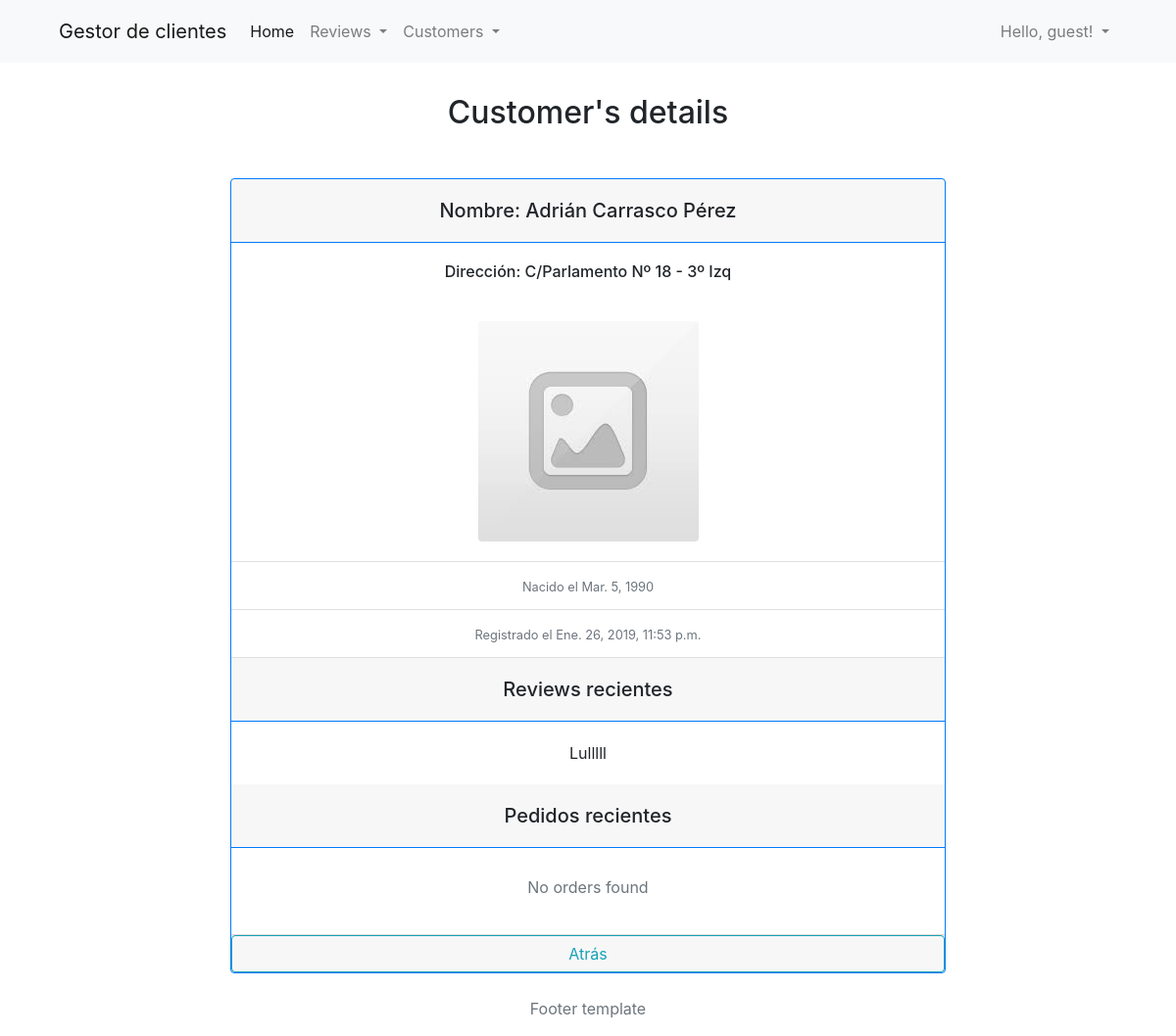
The app's page /cliente/clientes/1/adrian-carrasco-perez/, older data.
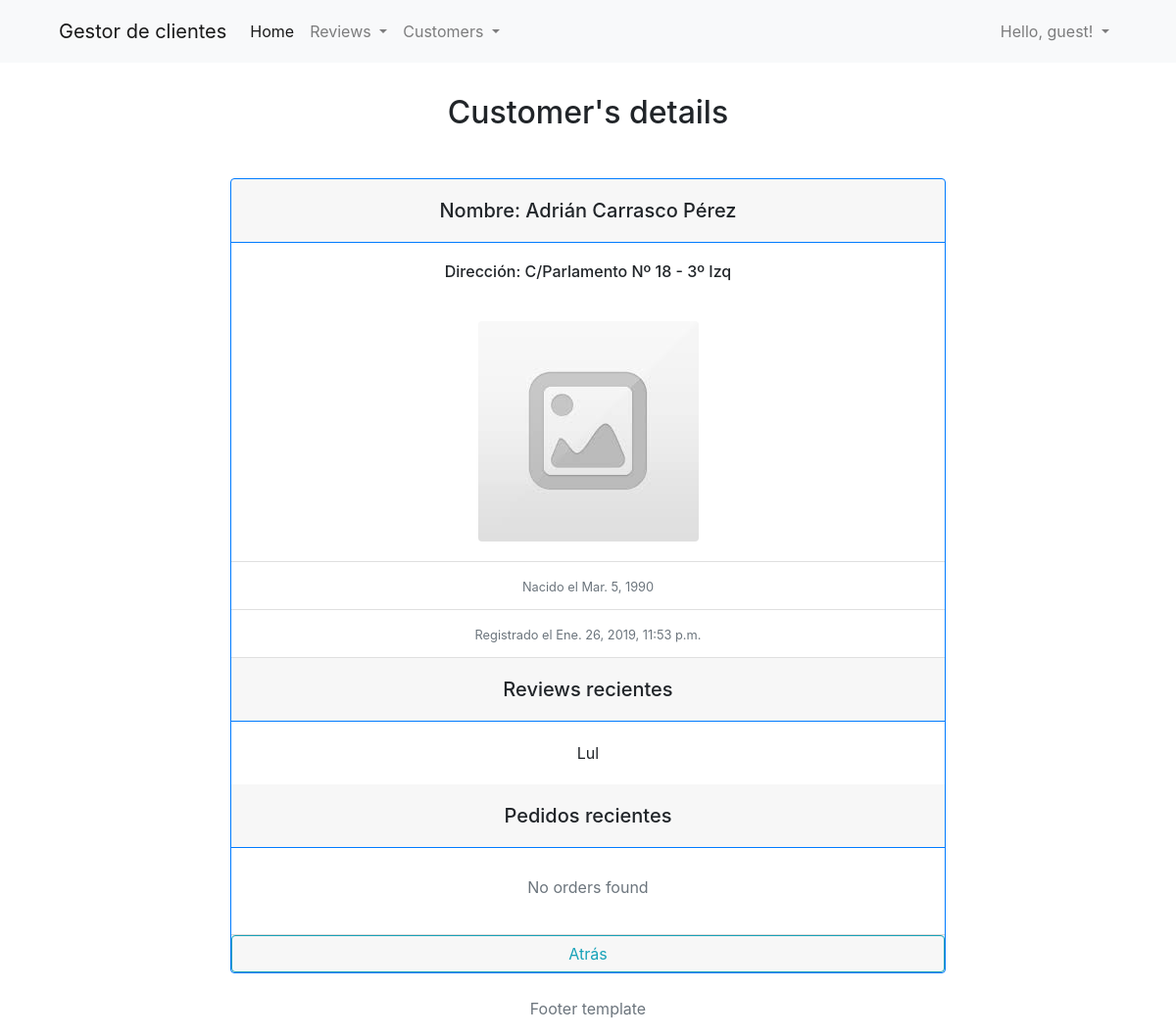
The same page, newer data.
### gestion_clientes/models.py (models this page shows, shortened)
class Review(models.Model):
    title = models.CharField(max_length = 40, verbose_name = "Título")
    content = models.TextField(max_length = 400, verbose_name = "Contenido")
    published = models.DateTimeField(auto_now_add = True, verbose_name = "Fecha de publicación")
    valoration = models.IntegerField(validators=[MinValueValidator(0), MaxValueValidator(5)], verbose_name = "Valoración")
    edited = models.DateTimeField(auto_now = True, verbose_name = "Fecha de edición")
    author = models.ForeignKey(Customer, on_delete = models.CASCADE, verbose_name = "Escrito por", related_name= "reviews", null = True, blank = True)
    class Meta:
        verbose_name = "Opinión"
        verbose_name_plural = "Opiniones"
        ordering = ("title", "published", "edited", "valoration")

### gestion_clientes/views.py (the view)
# urls.py: path('clientes/<int:pk>/<slug:slug>/', CustomerDetailsPage.as_view(), name = "customerDetails"),
class CustomerDetailsPage(DetailView):
    model = Customer
    template_name = "clientes/details.html"
    context_object_name = "customer"

### gestion_clientes/models.py (called while the page is built)
    @property
    def fullname(self):
        return "{} {} {}".format(self.name, self.middlename, self.lastname)

### gestion_clientes/templates/clientes/details.html (shortened to what this page needs)
{% extends 'base/base.html' %}
{% load static %}
{% block css %}
<link rel="stylesheet" type="text/css" href="{% static 'clientes/css/details.css' %}">
{% endblock css %}
{% block content %}
<div class="container mt-3">
    <div class="row">
        <div class="col-md-8 offset-md-2">
            <div class="text-center">
                <h2 class="mt-3 mb-5">Customer's details</h2>
                <div class="card border-primary">
                    <div class="card-header border-primary">
                        <h5 class="mt-2">Nombre:  {{ customer.fullname }}</h5>
                    </div>
                    <div class="card-body">
                        <h6 class="card-text">Dirección:  {{ customer.address }}</h6>
                    </div>
                    <div class="card-body">
                        {% if customer.image %}
                            <img class="img-fluid rounded mx-auto d-block" src="{{ customer.image.url }}" alt="My image">
                        {% else %}
                            <img class="img-fluid rounded mx-auto d-block" src={% static 'default.jpg' %} alt="My image">
                        {% endif %}
                    </div>
                    <ul class="list-group list-group-flush">
                        <li class="list-group-item">
                            <small class="text-muted">Nacido el {{ customer.birthday|default:"(No hay información)" }} </small>
                        </li>
                        <li class="list-group-item">
                            <small class="text-muted">Registrado el {{ customer.registered }} </small>
                        </li>
                    </ul>
                    <div class="card-header border-primary">
                        <h5 class="mt-2">Reviews recientes</h5>
                    </div>
                    {% for r in customer.reviews.all %}
                        <div class="card-body">
                            {{ r.title }}
                        </div>
                    {% empty %}
                        <div class="card-body">
                            <p class="text-muted mt-2">No reviews found</p>
                        </div>
                    {% endfor %}
                    <div class="card-header border-primary">
                        <h5 class="mt-2">Pedidos recientes</h5>
                    </div>
                    {% for o in customer.customerOrders.all %}
                        <div class="card-body">
                            <p>Pedido Nº: {{ o.order_ref }}</p>
                        </div>
                    {% empty %}
                        <div class="card-body">
                            <p class="text-muted mt-2">No orders found</p>
                        </div>
                    {% endfor %}
                    <div class="card-footer p-0 link">
                        <a href="{% url 'customersIndex' %}" class="btn btn-block btn-outline-info"> Atrás</a>
                    </div>
                </div>
            </div>
        </div>
    </div>
</div>
{% endblock content %}

Row changes from the older to the newer data that the page shows:
changed Review: title "Lulllll" → "Lul"
